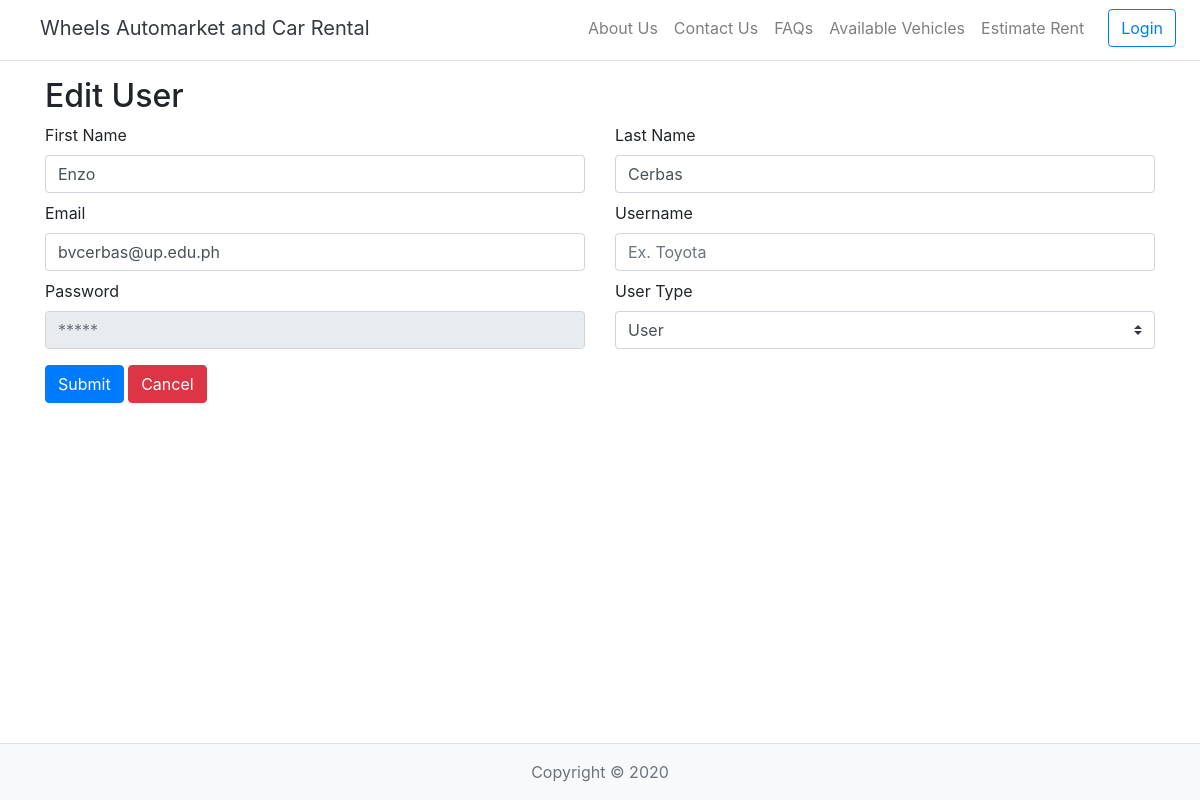
The app's page /users/edit/4, older data.
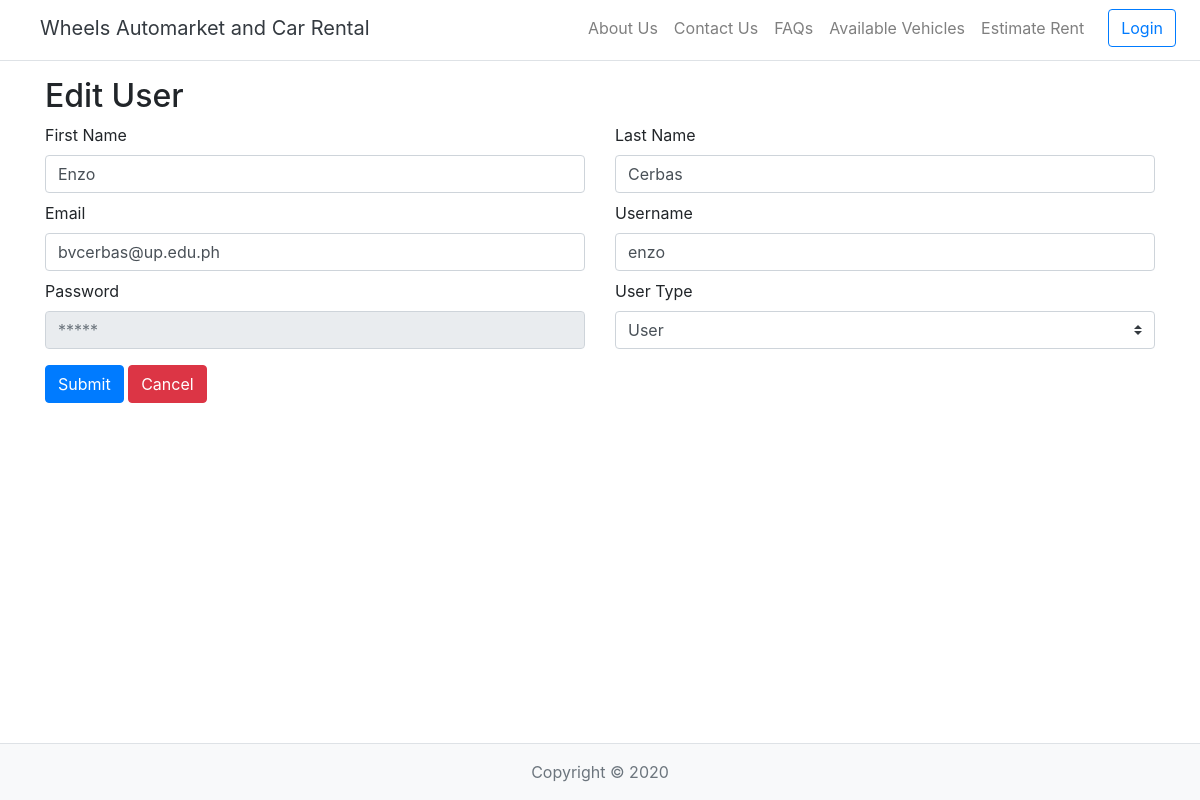
The same page, newer data.
### tables this page shows
CREATE TABLE `users` (
  `id` int(11) NOT NULL,
  `firstname` varchar(50) NOT NULL,
  `lastname` varchar(50) NOT NULL,
  `fullname` varchar(255) NOT NULL,
  `email` varchar(150) NOT NULL,
  `username` varchar(255) NOT NULL,
  `password` varchar(255) NOT NULL,
  `user_type` varchar(5) NOT NULL,
  `created_at` datetime DEFAULT current_timestamp(),
  `Is_Active` bit(1) NOT NULL
);

### application/controllers/Users.php (called while the page is built, shortened)
<?php
	class Users extends CI_Controller{
    public function edit($id){
      $data['title'] = 'Edit User';
      $data['users'] = $this->User_model->get_users($id);
        $this->load->view('templates/header');
        $this->load->view('users/edit', $data);
        $this->load->view('templates/footer');
    }
	}

### index.php (called while the page is built, shortened)
<?php
require_once BASEPATH.'core/CodeIgniter.php';

### application/models/User_model.php (called while the page is built, shortened)
<?php
	class User_model extends CI_Model{
		public function get_users($id){
			if(isset($id)){
        $query=$this->db->get_where('users', array('id' => $id));
        return $query->row_array();
      }else {
				$query=$this->db->get_where('users', array('fullname LIKE' => '%'.$this->input->post('users_filter').'%'));
  			return $query->result_array();
      }
		}
	}

### application/views/users/edit.php (the view, shortened to what this page needs)
<h2><?= $title ;?></h2>
<?php echo form_open_multipart('users/update'); ?>
  <div class="row">
  	<div class="col">
  		<label>First Name</label>
  		<input type="text" class="form-control" name="fname" value="<?php echo $users['firstname']; ?>" placeholder="Enter name">
  	</div>
    <div class="col">
      <label>Last Name</label>
      <input type="text" class="form-control" name="lname" value="<?php echo $users['lastname']; ?>" placeholder="Enter code name">
    </div>
  </div>
  <div class="row  pt-2">
    <div class="col">
      <label>Email</label>
      <input type="email" class="form-control" name="email" value="<?php echo $users['email']; ?>" placeholder="Ex. Vios">
    </div>
    <div class="col">
      <label>Username</label>
      <input type="text" class="form-control" name="username" value="<?php echo $users['username']; ?>" placeholder="Ex. Toyota">
    </div>
  </div>
  <div class="row  pt-2">
    <div class="col">
      <label>Password</label>
      <input type="password" class="form-control" name="password" readonly placeholder="*****">
    </div>
    <div class="col">
      <label>User Type</label>
      <select class="custom-select" name="user_type">
        <option value="user">User</option>
    </select>
    </div>
  </div>
<div class="pt-3">
	<button type="submit" class="btn btn-primary">Submit</button>
  <a href="<?php echo base_url()?>users/index" class="btn btn-danger">Cancel</a>
</div>
</form>

Row changes from the older to the newer data that the page shows:
changed users "Enzo": username (not shown) → "enzo"
